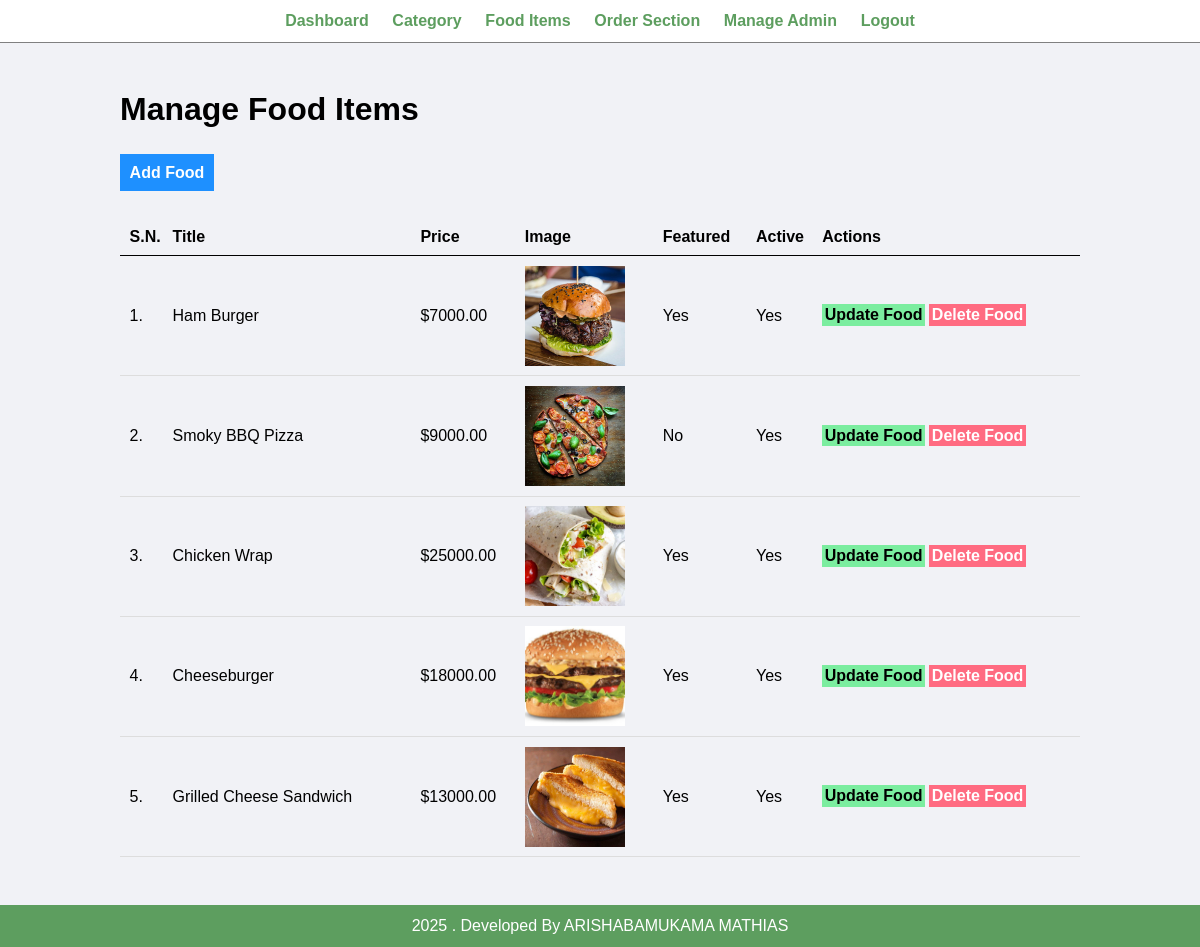
/admin/manage-food.php (signed in), run on the app's committed database.
### tables this page shows
CREATE TABLE `tbl_food` (
  `id` int(10) UNSIGNED NOT NULL,
  `title` varchar(100) NOT NULL,
  `description` text NOT NULL,
  `price` decimal(10,2) NOT NULL,
  `image_name` varchar(255) NOT NULL,
  `category_id` int(10) UNSIGNED NOT NULL,
  `featured` varchar(10) NOT NULL,
  `active` varchar(10) NOT NULL
);

### admin/manage-food.php (the view, shortened to what this page needs)
<?php include('partials/menu.php'); ?>
<div class="main-content">
    <div class="wrapper">
        <h1>Manage Food Items</h1>
        <br /><br />
                <a href="<?php echo SITEURL; ?>admin/add-food.php" class="btn-primary">Add Food</a>
                <br /><br /><br />
                <table class="tbl-full">
                    <tr>
                        <th>S.N.</th>
                        <th>Title</th>
                        <th>Price</th>
                        <th>Image</th>
                        <th>Featured</th>
                        <th>Active</th>
                        <th>Actions</th>
                    </tr>
                    <?php
                        $sql = "SELECT * FROM tbl_food";
                        $res = mysqli_query($conn, $sql);
                        $count = mysqli_num_rows($res);
                        $sn=1;
                        if($count>0)
                        {
                            while($row=mysqli_fetch_assoc($res))
                            {
                                $id = $row['id'];
                                $title = $row['title'];
                                $price = $row['price'];
                                $image_name = $row['image_name'];
                                $featured = $row['featured'];
                                $active = $row['active'];
                                ?>
                                <tr>
                                    <td><?php echo $sn++; ?>. </td>
                                    <td><?php echo $title; ?></td>
                                    <td>$<?php echo $price; ?></td>
                                    <td>
                                        <?php
                                            if($image_name=="")
                                            {
                                                echo "<div class='error'>Image not Added.</div>";
                                            }
                                            else
                                            {
                                                ?>
                                                <img src="<?php echo SITEURL; ?>images/food/<?php echo $image_name; ?>" width="100px">
                                                <?php
                                            }
                                        ?>
                                    </td>
                                    <td><?php echo $featured; ?></td>
                                    <td><?php echo $active; ?></td>
                                    <td>
                                        <a href="<?php echo SITEURL; ?>admin/update-food.php?id=<?php echo $id; ?>" class="btn-secondary">Update Food</a>
                                        <a href="<?php echo SITEURL; ?>admin/delete-food.php?id=<?php echo $id; ?>&image_name=<?php echo $image_name; ?>" class="btn-danger">Delete Food</a>
                                    </td>
                                </tr>
                                <?php
                            }
                        }
                        else
                        {
                            echo "<tr> <td colspan='7' class='error'> Food not Added Yet. </td> </tr>";
                        }
                    ?>
                </table>
    </div>
</div>
<?php include('partials/footer.php'); ?>

### DATABASE FILE/css/admin.css (style rules this page uses)
* { margin: 0; padding: 0; font-family: Arial, Helvetica, sans-serif; }
.wrapper { padding: 1%; width: 80%; margin: 0 auto; }
.tbl-full { width: 100%; }
table { border-collapse: collapse; width: 100%; }
th, td { padding: 8px; text-align: left; border-bottom: 1px solid #ddd; }
table tr th { border-bottom: 1px solid black; padding: 1%; text-align: left; }
table tr td { padding: 1%; }
.btn-primary { background-color: #1e90ff; padding: 1%; color: white; text-decoration: none; font-weight: bold; }
.btn-secondary { background-color: #7bed9f; padding: 1%; color: black; text-decoration: none; font-weight: bold; }
.btn-danger { background-color: #ff6b81; padding: 1%; color: white; text-decoration: none; font-weight: bold; }
.main-content { background-color: #f1f2f6; padding: 3% 0; }

### data on the page
tbl_food: title "Ham Burger", price "7000.00", image_name (picture), featured "Yes", active "Yes"
tbl_food: title "Smoky BBQ Pizza", price "9000.00", image_name (picture), featured "No", active "Yes"
tbl_food: title "Chicken Wrap", price "25000.00", image_name (picture), featured "Yes", active "Yes"
tbl_food: title "Cheeseburger", price "18000.00", image_name (picture), featured "Yes", active "Yes"
tbl_food: title "Grilled Cheese Sandwich", price "13000.00", image_name (picture), featured "Yes", active "Yes"
